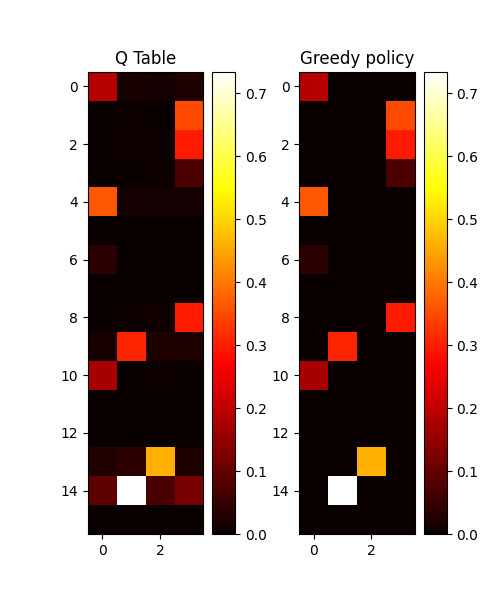
#> input picture Week1/slip_2k_episode.png, 500 x 600 px
$ jupyter execute --allow-errors Week1_FrozenLake_Q_Learning.ipynb
#> lines starting #> are read from the running program, lines starting #| are printed output that depends on the picture
# Week 1: Q-Learning on FrozenLake

Welcome to Week 1! This week we’ll get hands-on with **Q-learning** using OpenAI Gym’s **FrozenLake-v1** environment. Your goal is to train a tabular Q-learning agent to navigate a slippery frozen lake without falling into holes.

Read about the FrozenLake environment from the openAI gymnasium website and try to solve this assignment

## Goals

- Understand and implement Q-learning with a Q-table.
- Use an ε-greedy exploration strategy.
- Visualize training progress with reward curves.
- Evaluate the learned policy.

## Environment Setup

[cell 1]
# !pip install gym==0.26.2 matplotlib numpy
# %pip install gym==0.26.2 matplotlib numpy

# %pip install pygame

[cell 2]
#AttributeError: module 'numpy' has no attribute 'bool8'
#upgrading gym

# %pip install gymnasium

[cell 3]
import gymnasium as gym
import numpy as np
import matplotlib.pyplot as plt
import tqdm

# env = gym.make("FrozenLake-v1", is_slippery=False, render_mode="human")
#> (the rest of this cell did not finish here and is left out)

#> (a cell that did not finish here is left out)

actions and observations are just numbers from 0 to space_size-1

## Training Loop
Complete the training loop

[cell 5]
# [47 lines left out: function train_agent, not called in this run]

## Plotting Results

#> (a cell that did not finish here is left out)

#> (a cell that did not finish here is left out)

#> (a cell that did not finish here is left out)

didnt even reach the end once in 500 episodes

#> (a cell that did not finish here is left out)

after 5-6 attempts we get some learning

## Test the Learned Policy

#> (a cell that did not finish here is left out)

#> (a cell that did not finish here is left out)

#> (a cell that did not finish here is left out)

[cell 13]
fig, (ax1, ax2) = plt.subplots(figsize=(5, 6), ncols=2)

plt.subplot(1, 2, 1)
#> (the rest of this cell did not finish here and is left out)

The closer we get to the end the q values get bigger(whiter)<br>
since rewards were only given at the end and gamma < 1 <br><br>
This creates a "gradient" of values which leads to agent to the end, with gamma=1 this does not from causing any learning to fail.

## Challenges

1. Set `is_slippery=False` and compare performance.
2. Change the reward for falling into holes.
3. Add a decaying learning rate `α = α0 / (1 + decay * t)`.
4. Visualize the Q-table as a heatmap (optional).
5. Maybe try to think about how to generalize this to solve a random lake without pretraining on the specific environment(Post your ideas on the whatsapp group and we will host a competition if people are interested)

Learn how to implement tabular Q-learning to solve a simple environment. Use exploration, value updates, and reward tracking to build intuition before moving to deep RL.

##### The methods we used are very bad, they rely on complete chance to find the end and even after finding the end once it cant learn the path<br>
##### it needs multiple random runs to just learn this path, and even after that it cant solve any other maze
##### each time it reaches the end randomly one more state in the path gets updated and eventually one by one all states in the path get updated and the optimal policy learned

# Learnings

##### the state action values are the actually the probabilites(not exactly the acutal prob. beacause gamma < 1, and we dont use alpha = 1/k, but close to them ) of winning/reaching the end since only +1 reward is given at the end
## Slippery
### max steps
adding this helped since often during training the agent would get stuck leading to very slow training<br><br>

but with max step <= 100(default for 4x4 maze per episode is 100)<br>
intially due to very sparse rewards it had to learn to get from start to end by complete chance and 100 steps was not enough <br>
for that which often lead to 0 rewards ie never reaching end in the whole of 2k epochs

with slip the agent learns to never more perpendicular to lakes since it risks him falling down.<br>
ie if there is a lake adjacent to player,  move in direction opposite to lake even if there's a wall there.<br><br>

but by doing this the agent relies on the random 1/3 chance of actually moving in the correct direction <br>
and due to this and the structure of the map it is impossible to guarantee reaching the end even after following optimal policy<br><br>

plus in slippery you are not guarnteed to reach end in <= 100 timesteps(due to the 1/3 transition probabilites) hence sometimes we would get 0 reward without even falling in a lake<br>

Hence we dont see see rewards converge to 1 during training and they converge to a value less than 1

## 20k vs 2k epochs

[cell 14]
import matplotlib.image as mpimg

# Load the image
fig, (ax1, ax2) = plt.subplots(figsize=(8,12), ncols=2)
img = mpimg.imread("slip_2k_episode.png")
#> img is the input picture: shape (600, 500, 4) float32; mean R, G, B, A 0.679, 0.602, 0.571, 1

# Display the image
ax1.axis('off') # Turn off axes
ax1.set_title("2k episodes")
ax1.imshow(img)
# plt.show()

img = mpimg.imread("slip_20k_episode.png")
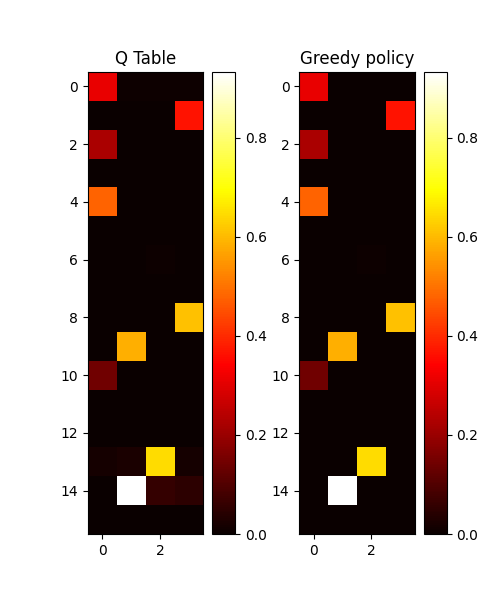
#> input picture Week1/slip_20k_episode.png, 500 x 600 px
#> img is the input picture: shape (600, 500, 4) float32; mean R, G, B, A 0.672, 0.609, 0.573, 1

# Display the image
ax2.axis('off') # Turn off axes
ax2.set_title("20k episodes")
ax2.imshow(img)
plt.tight_layout()
plt.show()
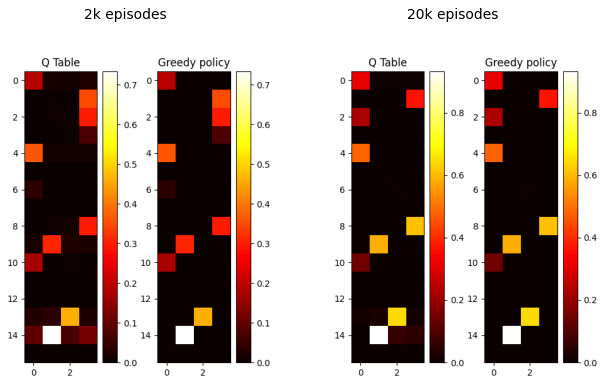
#> figure drawn by matplotlib, 2 panels

as we go further away from end the state values decrease because
1. The main reason: gamma < 1, as the values slowly reach the start the +1 at the end becomes less valuable hence we dont get values = 1 for all states from where it is possible to reach the end.
2. The further away from the end you are the lesser is the probability of reaching the end, you might get stuck in between or end up in a lake, hence the values are lower

## no slip

[cell 15]
import matplotlib.image as mpimg

# Load the image
# fig, (ax1, ax2) = plt.subplots(figsize=(8,12), ncols=2)
img = mpimg.imread("noslip_400k_episode.png")
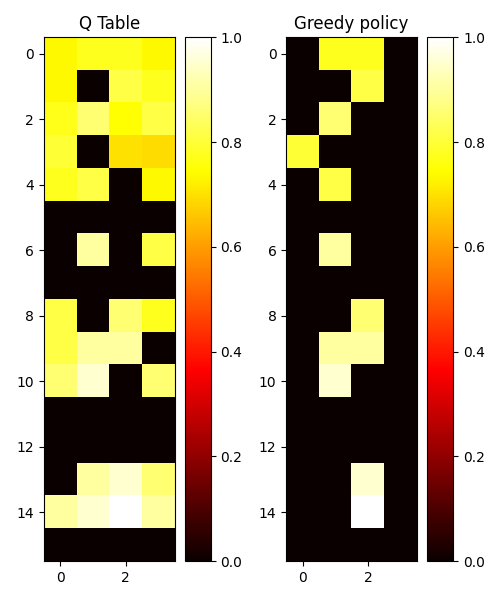
#> input picture Week1/noslip_400k_episode.png, 500 x 600 px
#> img is the input picture: shape (600, 500, 4) float32; mean R, G, B, A 0.688, 0.642, 0.511, 1

# Display the image
plt.axis('off') # Turn off axes
plt.title("400k episodes")
plt.imshow(img)
plt.tight_layout()
plt.show()
